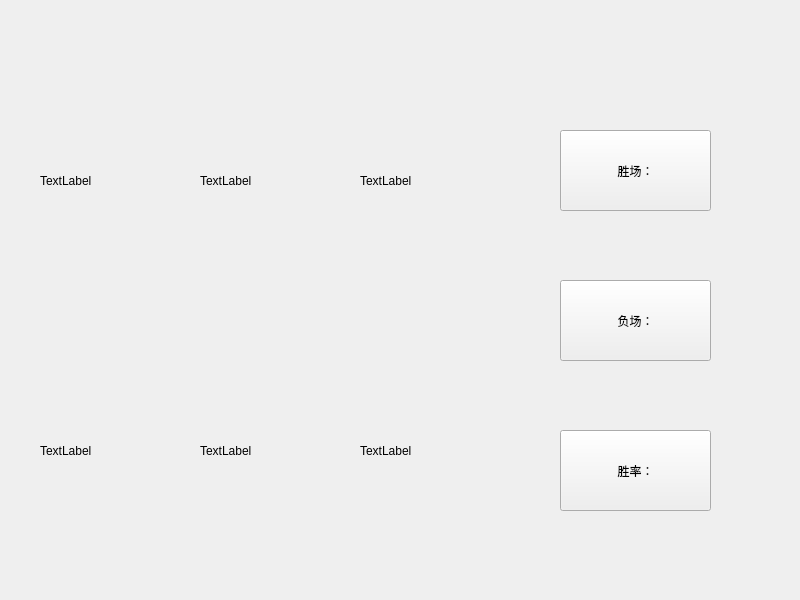
<?xml version="1.0" encoding="UTF-8"?>
<ui version="4.0">
 <class>Form</class>
 <widget class="QWidget" name="Form">
  <property name="geometry">
   <rect>
    <x>0</x>
    <y>0</y>
    <width>800</width>
    <height>600</height>
   </rect>
  </property>
  <property name="windowTitle">
   <string>Form</string>
  </property>
  <widget class="QLabel" name="ui8_bronze1">
   <property name="geometry">
    <rect>
     <x>40</x>
     <y>100</y>
     <width>121</width>
     <height>161</height>
    </rect>
   </property>
   <property name="text">
    <string>TextLabel</string>
   </property>
  </widget>
  <widget class="QLabel" name="ui8_silver1">
   <property name="geometry">
    <rect>
     <x>200</x>
     <y>100</y>
     <width>121</width>
     <height>161</height>
    </rect>
   </property>
   <property name="text">
    <string>TextLabel</string>
   </property>
  </widget>
  <widget class="QLabel" name="ui8_golden1">
   <property name="geometry">
    <rect>
     <x>360</x>
     <y>100</y>
     <width>121</width>
     <height>161</height>
    </rect>
   </property>
   <property name="text">
    <string>TextLabel</string>
   </property>
  </widget>
  <widget class="QLabel" name="ui8_bronze2">
   <property name="geometry">
    <rect>
     <x>40</x>
     <y>370</y>
     <width>121</width>
     <height>161</height>
    </rect>
   </property>
   <property name="text">
    <string>TextLabel</string>
   </property>
  </widget>
  <widget class="QLabel" name="ui8_silver2">
   <property name="geometry">
    <rect>
     <x>200</x>
     <y>370</y>
     <width>121</width>
     <height>161</height>
    </rect>
   </property>
   <property name="text">
    <string>TextLabel</string>
   </property>
  </widget>
  <widget class="QLabel" name="ui8_golden2">
   <property name="geometry">
    <rect>
     <x>360</x>
     <y>370</y>
     <width>121</width>
     <height>161</height>
    </rect>
   </property>
   <property name="text">
    <string>TextLabel</string>
   </property>
  </widget>
  <widget class="QToolButton" name="ui8_win">
   <property name="geometry">
    <rect>
     <x>560</x>
     <y>130</y>
     <width>151</width>
     <height>81</height>
    </rect>
   </property>
   <property name="text">
    <string>胜场：</string>
   </property>
  </widget>
  <widget class="QToolButton" name="ui8_lose">
   <property name="geometry">
    <rect>
     <x>560</x>
     <y>280</y>
     <width>151</width>
     <height>81</height>
    </rect>
   </property>
   <property name="text">
    <string>负场：</string>
   </property>
  </widget>
  <widget class="QToolButton" name="ui8_per">
   <property name="geometry">
    <rect>
     <x>560</x>
     <y>430</y>
     <width>151</width>
     <height>81</height>
    </rect>
   </property>
   <property name="text">
    <string>胜率：</string>
   </property>
  </widget>
 </widget>
 <resources/>
 <connections/>
</ui>
